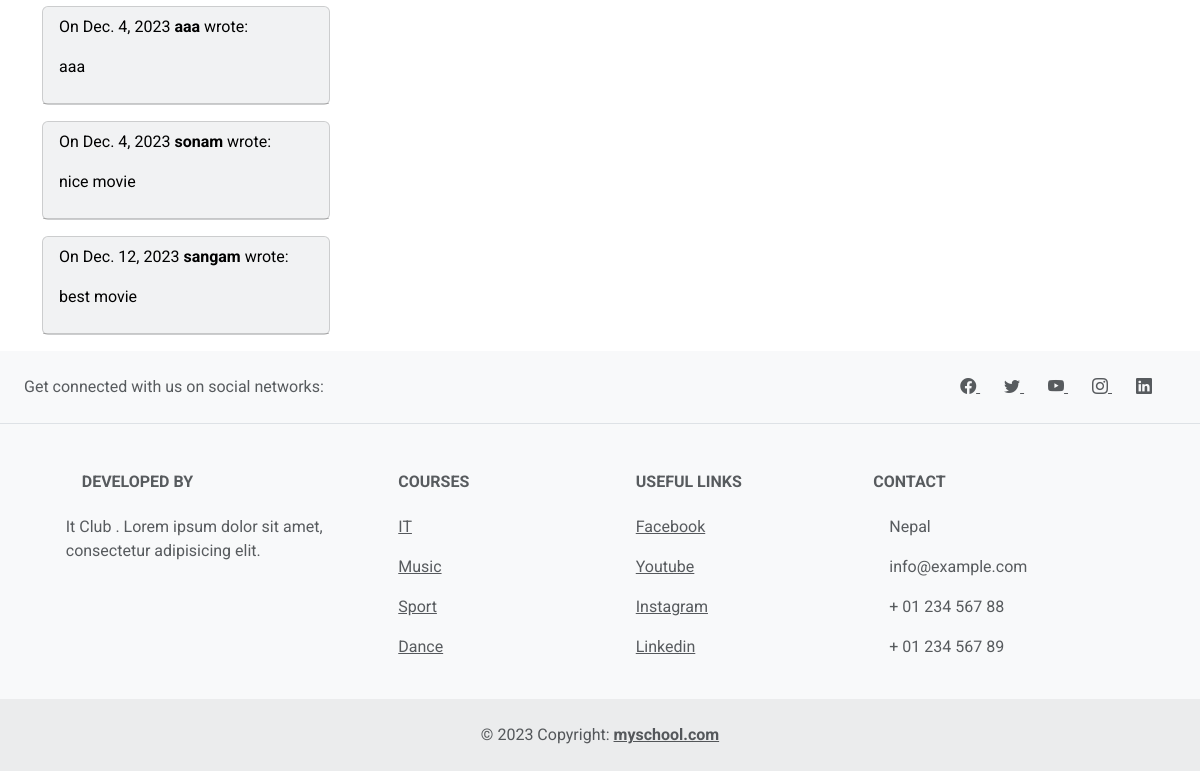
The page /post/6/ (lower part) on the database as committed earlier.
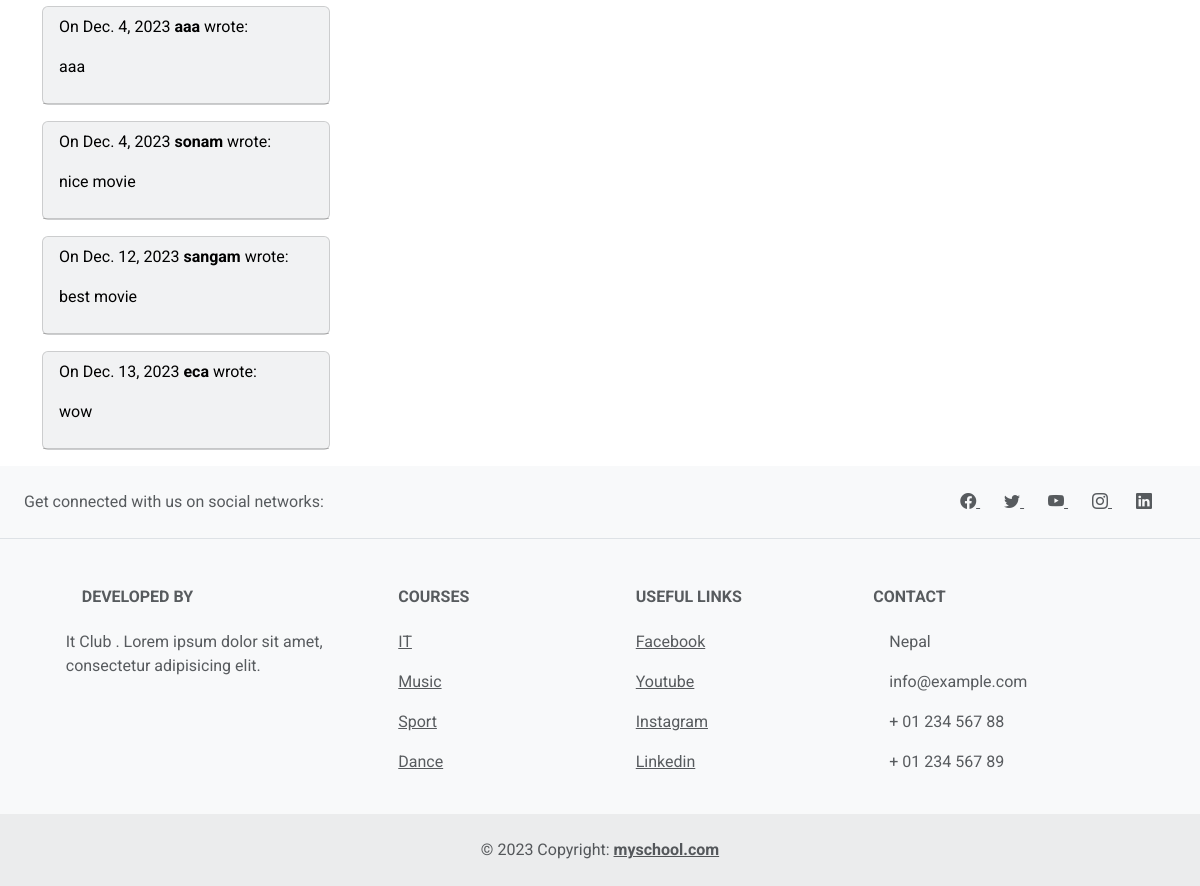
The same page on the database as committed later.
### blog/models.py (models this page shows, shortened)
class Comment(models.Model):
    author = models.CharField(max_length=60)
    body = models.TextField()
    created_on = models.DateTimeField(auto_now_add=True)
    post = models.ForeignKey("Post", on_delete=models.CASCADE)
    '''
    we use another relational field, the ForeignKey field. This is similar to the ManyToManyField but instead defines a many-to-one relationship. The reasoning behind this is that many comments can be assigned to one post. But we can’t have a comment that corresponds to many posts.
    '''
    '''
    The ForeignKey field takes two arguments. The first is the other model in the relationship—in this case, Post. The second tells Django what to do when a post is deleted. If a post is deleted, then we don’t want the comments related to it hanging around. Instead, we delete the comments as well. That’s what on_delete=models.CASCADE is for.
    '''
    '''
    Just like with common Python classes, you can add a .__str()__ method to model classes to provide a better string representation of your objects. For categories, you want to display the name. For posts, you want the title. For comments, show the name of the commenter and the post that they’re commenting on.

    To fix the incorrect plural form of your Category class, you add a Meta class to control the plural name of the class. By default, Django just adds a lowercase s at the end of a model name. For the plural of post, this works perfectly. For categories, you need to explicitly define verbose_name_plural with the correct spelling.
    '''

### blog/views.py (the view, shortened to what this page needs)
# urls.py: path("post/<int:pk>/", views.blog_detail, name="blog_detail"),
def blog_detail(request,pk):
    post = Post.objects.get(pk=pk)
    form = CommentForm()
    comments = Comment.objects.filter(post=post)
    context = {
        "post":post,
        "comments":comments,
        'form':CommentForm(),
    }
    return render(request, "blog/detail.html",context)

### blog/templates/blog/detail.html (shortened to what this page needs)
{% extends 'blog/base.html' %}
{% block page_content %}
<div class="container">
    <br>
    {% for comment in comments %}
    <div class="card text-bg-light mb-3" style="max-width: 18rem;">
        <div class="card-header"> On {{ comment.created_on.date }} <b>{{ comment.author }}</b> wrote:
            <p class="card-text">{{ comment.body | linebreaks }}</p>
        </div>
    </div>
    {% endfor %}
</div>
{% endblock page_content %}

### blog/templates/blog/base.html (shortened to what this page needs)
{% load static %}
<!DOCTYPE html>
<html lang="en">
<head>
  <link rel="stylesheet" href="{% static 'css/style.css' %}">
  <link href="https://cdn.jsdelivr.net/npm/bootstrap@5.3.2/dist/css/bootstrap.min.css" rel="stylesheet">
   <link rel="stylesheet" href="https://cdn.jsdelivr.net/npm/bootstrap-icons@1.11.2/font/bootstrap-icons.min.css">
  <link href="https://unpkg.com/aos@2.3.1/dist/aos.css" rel="stylesheet">
</head>
<body style="font-family: 'Roboto', sans-serif;">
    {% block page_content %}
    {% endblock page_content %}
  {% include "blog/footer.html" %}
</body>
</html>

### blog/templates/blog/footer.html (shortened to what this page needs)
<footer class="text-center text-lg-start bg-light text-muted">
  <section class="d-flex justify-content-center justify-content-lg-between p-4 border-bottom">
      <div class="me-5 d-none d-lg-block">
          <span>Get connected with us on social networks:</span>
      </div>
      <div class="text">
          <a href="" class="me-4 text-reset ">
              <i class="bi bi-facebook"></i>
          </a>
          <a href="" class="me-4 text-reset">
              <i class="bi bi-twitter"></i>
          </a>
          <a href="" class="me-4 text-reset">
              <i class="bi bi-youtube"></i>
          </a>
          <a href="" class="me-4 text-reset">
              <i class="bi bi-instagram"></i>
          </a>
          <a href="" class="me-4 text-reset">
              <i class="bi bi-linkedin"></i>
          </a>
      </div>
  </section>
  <section class="">
      <div class="container text-center text-md-start mt-5">
          <div class="row mt-3">
              <div class="col-md-3 col-lg-4 col-xl-3 mx-auto mb-4">
                  <h6 class="text-uppercase fw-bold mb-4">
                      Developed By
                  </h6>
                  <p>
                      It Club . Lorem ipsum
                      dolor sit amet, consectetur adipisicing elit.
                  </p>
              </div>
              <div class="col-md-2 col-lg-2 col-xl-2 mx-auto mb-4">
                  <h6 class="text-uppercase fw-bold mb-4">
                      Courses
                  </h6>
                  <p>
                      <a href="#!" class="text-reset">IT</a>
                  </p>
                  <p>
                      <a href="#!" class="text-reset">Music</a>
                  </p>
                  <p>
                      <a href="#!" class="text-reset">Sport</a>
                  </p>
                  <p>
                      <a href="#!" class="text-reset">Dance</a>
                  </p>
              </div>
              <div class="col-md-3 col-lg-2 col-xl-2 mx-auto mb-4">
                  <h6 class="text-uppercase fw-bold mb-4">
                      Useful links
                  </h6>
                  <p>
                      <a href="#!" class="text-reset">Facebook</a>
                  </p>
                  <p>
                      <a href="#!" class="text-reset">Youtube</a>
                  </p>
                  <p>
                      <a href="#!" class="text-reset">Instagram</a>
                  </p>
                  <p>
                      <a href="#!" class="text-reset">Linkedin</a>
                  </p>
              </div>
              <div class="col-md-4 col-lg-3 col-xl-3 mx-auto mb-md-0 mb-4">
                  <h6 class="text-uppercase fw-bold mb-4">Contact</h6>
                  <p> Nepal</p>
                  <p>
                      info@example.com
                  </p>
                  <p> + 01 234 567 88</p>
                  <p> + 01 234 567 89</p>
              </div>
          </div>
      </div>
  </section>
  <div class="text-center p-4" style="background-color: rgba(0, 0, 0, 0.05);">
      © 2023  Copyright:
      <a class="text-reset fw-bold" href="#">myschool.com</a>
  </div>
  </footer>

### blog/static/css/style.css (style rules this page uses)
body { font-family: 'Roboto', sans-serif; }

Rows that differ between the two databases and show on the page:
added Comment: created_on "Dec. 13, 2023", author "eca", body "wow"
